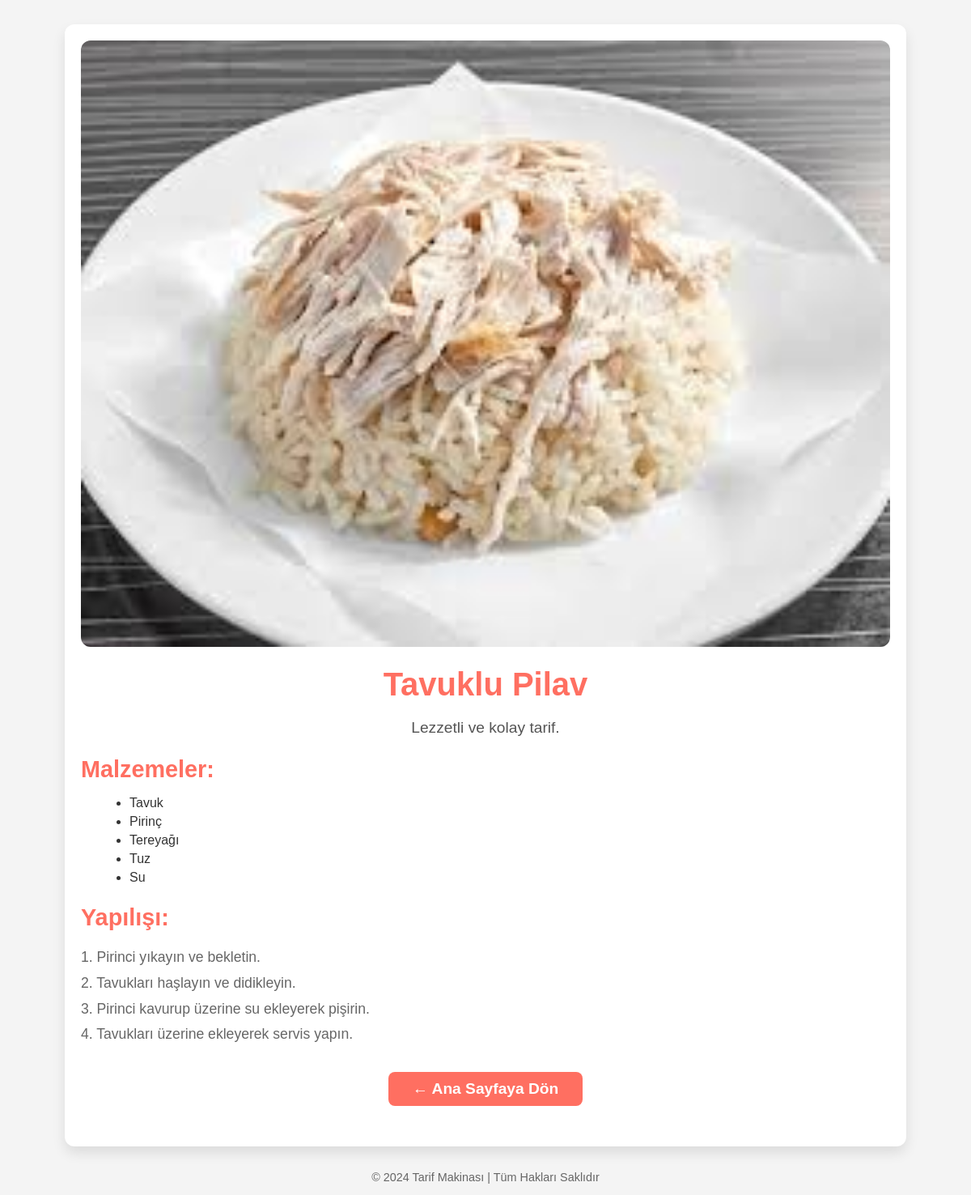
Page /details.php?id=1 on the committed database.
### tables this page shows
CREATE TABLE `tarifler` (
  `id` int(11) NOT NULL,
  `isim` varchar(255) NOT NULL,
  `aciklama` text NOT NULL,
  `resim` varchar(255) NOT NULL
);

### details.php (the view, shortened to what this page needs)
<?php
$host = "localhost";
$user = "root";
$pass = "";
$dbname = "tarif_makinesi";
$conn = new mysqli($host, $user, $pass, $dbname);
if (isset($_GET['id'])) {
    $tarif_id = intval($_GET['id']);
    $sql = "SELECT * FROM tarifler WHERE id = ?";
    $stmt = $conn->prepare($sql);
    $stmt->bind_param("i", $tarif_id);
    $stmt->execute();
    $result = $stmt->get_result();
    if ($result && $result->num_rows > 0) {
        $tarif = $result->fetch_assoc();
    } else {
        die("<h1 style='text-align: center; color: red;'>Tarif bulunamadı!</h1>");
    }
} else {
    die("<h1 style='text-align: center; color: red;'>Geçersiz tarif isteği!</h1>");
}
?>
<!DOCTYPE html>
<html lang="tr">
<head>
</head>
<body>
    <div class="container">
        <img class="tarif-img" src="<?php echo htmlspecialchars($tarif['resim']); ?>" alt="<?php echo htmlspecialchars($tarif['isim']); ?>">
        <h1><?php echo htmlspecialchars($tarif['isim']); ?></h1>
        <p class="tarif-aciklama"><?php echo htmlspecialchars($tarif['aciklama']); ?></p>
        <div class="malzemeler">
            <h2>Malzemeler:</h2>
            <ul>
                <?php
                $malzemeler = explode(",", $tarif['malzemeler']);
                foreach ($malzemeler as $malzeme) {
                    echo "<li>" . htmlspecialchars($malzeme) . "</li>";
                }
                ?>
            </ul>
        </div>
        <div class="yapilis">
            <h2>Yapılışı:</h2>
            <p><?php echo nl2br(htmlspecialchars($tarif['yapilis'])); ?></p>
        </div>
        <a href="index.php" class="back-btn">← Ana Sayfaya Dön</a>
    </div>
    <footer>
        <p>&copy; 2024 Tarif Makinası | Tüm Hakları Saklıdır</p>
    </footer>
</body>
</html>

### details.php (style rules this page uses)
body { font-family: 'Poppins', Arial, sans-serif; margin: 0; padding: 0; background-color: #f4f4f4; }
.container { max-width: 1000px; margin: 30px auto; padding: 20px; background-color: #ffffff; border-radius: 12px; box-shadow: 0 8px 16px rgba(0, 0, 0, 0.1); overflow: hidden; }
.tarif-img { width: 100%; height: auto; border-radius: 12px; }
h1 { text-align: center; color: #ff6f61; margin: 20px 0; font-size: 2.5rem; }
.tarif-aciklama { text-align: center; font-size: 1.2rem; color: #555; margin-bottom: 20px; }
.malzemeler, .yapilis { margin: 20px 0; }
.malzemeler h2, .yapilis h2 { color: #ff6f61; font-size: 1.8rem; margin-bottom: 10px; }
.malzemeler ul { list-style-type: disc; margin-left: 20px; }
.malzemeler ul li { font-size: 1rem; color: #333; margin-bottom: 5px; }
.yapilis p { font-size: 1.1rem; color: #666; line-height: 1.8; }
.back-btn { display: block; text-align: center; margin: 30px auto; padding: 10px 20px; background-color: #ff6f61; color: white; text-decoration: none; border-radius: 8px; font-size: 1.2rem; font-weight: bold; transition: all 0.3s ease; max-width: 200px; }
footer { text-align: center; margin-top: 30px; font-size: 0.9rem; color: #666; }

### rows in the picture
tarifler: resim (picture), isim "Tavuklu Pilav", aciklama "Lezzetli ve kolay tarif.", malzemeler "Tavuk", malzemeler "Pirinç", malzemeler "Tereyağı", malzemeler "Tuz", malzemeler "Su", yapilis "1. Pirinci yıkayın ve bekletin. 2. Tavukları haşlayın ve didikleyin. 3. Pirinci kavurup üzerine su ekleyerek pişirin. 4. Tavukları üzerine ekleyerek servis yapın."
